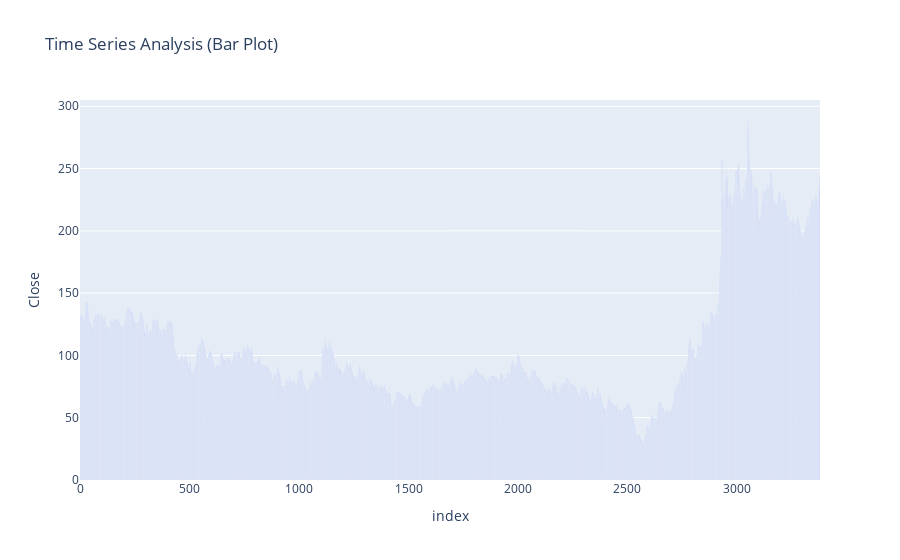

The notebook cell saved with this chart:
### Code cell
figure = px.bar(data, x = data.index, 
                y = "Close", 
                title = "Time Series Analysis (Bar Plot)" )
figure.show()

### Figure 1 — Plotly figure (JSON) as saved in the notebook; plotly's stock layout.template omitted (floating-point values rounded to 4 significant figures; data arrays with more than 128 entries replaced by an {"elided": "..."} marker saying what was removed)
{"data": [{"alignmentgroup": "True", "hovertemplate": "index=%{x}<br>Close=%{y}<extra></extra>", "legendgroup": "", "marker": {"color": "#636efa", "pattern": {"shape": ""}}, "name": "", "offsetgroup": "", "orientation": "v", "showlegend": false, "textposition": "auto", "type": "bar", "x": {"elided": "3380 int values"}, "xaxis": "x", "y": {"elided": "3380 float values"}, "yaxis": "y"}], "layout": {"autosize": true, "barmode": "relative", "legend": {"tracegroupgap": 0}, "title": {"text": "Time Series Analysis (Bar Plot)"}, "xaxis": {"anchor": "y", "autorange": true, "domain": [0, 1], "range": [-0.5, 3380.0], "title": {"text": "index"}, "type": "linear"}, "yaxis": {"anchor": "x", "autorange": true, "domain": [0, 1], "range": [0, 305.1], "title": {"text": "Close"}, "type": "linear"}}}
